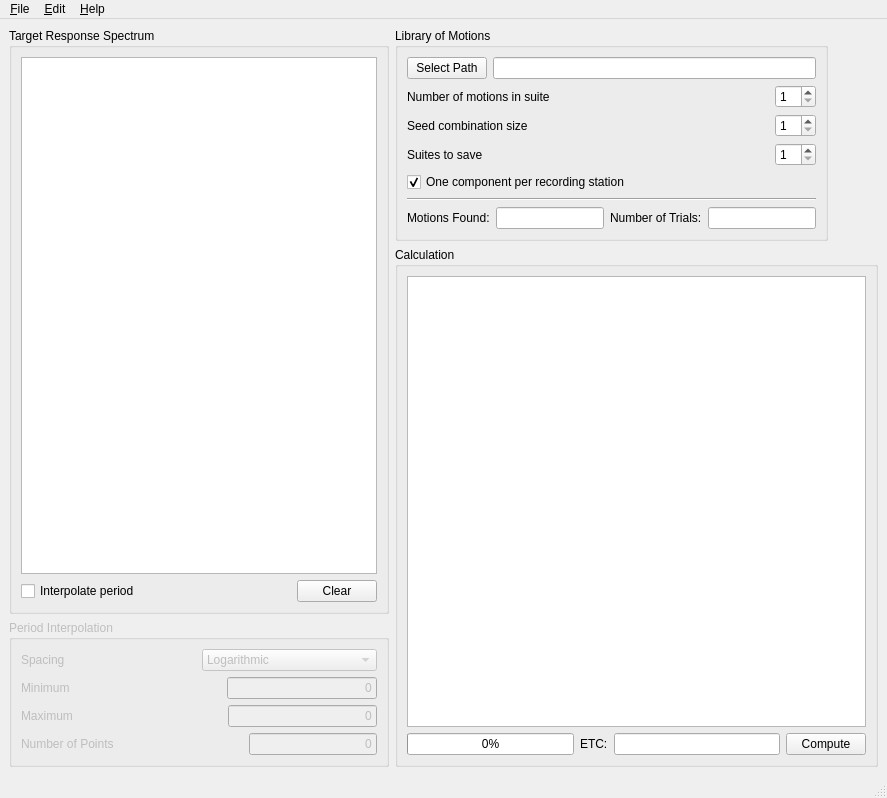
<ui version="4.0" >
 <author>Albert Kottke</author>
 <class>MainWindow</class>
 <widget class="QMainWindow" name="MainWindow" >
  <property name="geometry" >
   <rect>
    <x>0</x>
    <y>0</y>
    <width>887</width>
    <height>798</height>
   </rect>
  </property>
  <property name="windowTitle" >
   <string>UTMS</string>
  </property>
  <property name="windowIcon" >
   <iconset resource="../resources/motionSelector.qrc" >:/images/spectra.svg</iconset>
  </property>
  <widget class="QWidget" name="centralwidget" >
   <layout class="QHBoxLayout" >
    <property name="margin" >
     <number>9</number>
    </property>
    <property name="spacing" >
     <number>6</number>
    </property>
    <item>
     <layout class="QVBoxLayout" >
      <property name="margin" >
       <number>0</number>
      </property>
      <property name="spacing" >
       <number>6</number>
      </property>
      <item>
       <widget class="QGroupBox" name="targetGroupBox" >
        <property name="minimumSize" >
         <size>
          <width>380</width>
          <height>0</height>
         </size>
        </property>
        <property name="maximumSize" >
         <size>
          <width>380</width>
          <height>16777215</height>
         </size>
        </property>
        <property name="title" >
         <string>Target Response Spectrum</string>
        </property>
        <layout class="QVBoxLayout" >
         <property name="margin" >
          <number>9</number>
         </property>
         <property name="spacing" >
          <number>6</number>
         </property>
         <item>
          <widget class="QTableView" name="inputTableView" >
           <property name="focusPolicy" >
            <enum>Qt::ClickFocus</enum>
           </property>
           <property name="layoutDirection" >
            <enum>Qt::LeftToRight</enum>
           </property>
           <property name="editTriggers" >
            <set>QAbstractItemView::AnyKeyPressed|QAbstractItemView::DoubleClicked|QAbstractItemView::EditKeyPressed|QAbstractItemView::NoEditTriggers</set>
           </property>
           <property name="selectionMode" >
            <enum>QAbstractItemView::ExtendedSelection</enum>
           </property>
          </widget>
         </item>
         <item>
          <layout class="QHBoxLayout" >
           <property name="margin" >
            <number>0</number>
           </property>
           <property name="spacing" >
            <number>6</number>
           </property>
           <item>
            <widget class="QCheckBox" name="periodInterpCheckBox" >
             <property name="text" >
              <string>Interpolate period</string>
             </property>
            </widget>
           </item>
           <item>
            <spacer>
             <property name="orientation" >
              <enum>Qt::Horizontal</enum>
             </property>
             <property name="sizeHint" >
              <size>
               <width>40</width>
               <height>20</height>
              </size>
             </property>
            </spacer>
           </item>
           <item>
            <widget class="QPushButton" name="clearTableButton" >
             <property name="focusPolicy" >
              <enum>Qt::NoFocus</enum>
             </property>
             <property name="text" >
              <string>Clear</string>
             </property>
             <property name="icon" >
              <iconset resource="../resources/motionSelector.qrc" >:/images/edit-clear.svg</iconset>
             </property>
             <property name="iconSize" >
              <size>
               <width>16</width>
               <height>16</height>
              </size>
             </property>
            </widget>
           </item>
          </layout>
         </item>
        </layout>
       </widget>
      </item>
      <item>
       <widget class="QGroupBox" name="periodInterpGroupBox" >
        <property name="enabled" >
         <bool>false</bool>
        </property>
        <property name="minimumSize" >
         <size>
          <width>380</width>
          <height>0</height>
         </size>
        </property>
        <property name="maximumSize" >
         <size>
          <width>380</width>
          <height>16777215</height>
         </size>
        </property>
        <property name="title" >
         <string>Period Interpolation</string>
        </property>
        <layout class="QVBoxLayout" >
         <property name="margin" >
          <number>9</number>
         </property>
         <property name="spacing" >
          <number>6</number>
         </property>
         <item>
          <layout class="QHBoxLayout" >
           <property name="margin" >
            <number>0</number>
           </property>
           <property name="spacing" >
            <number>6</number>
           </property>
           <item>
            <widget class="QLabel" name="label" >
             <property name="text" >
              <string>Spacing</string>
             </property>
            </widget>
           </item>
           <item>
            <widget class="QComboBox" name="periodSpacingComboBox" >
             <property name="currentIndex" >
              <number>1</number>
             </property>
             <item>
              <property name="text" >
               <string>Linear</string>
              </property>
             </item>
             <item>
              <property name="text" >
               <string>Logarithmic</string>
              </property>
             </item>
            </widget>
           </item>
          </layout>
         </item>
         <item>
          <layout class="QHBoxLayout" >
           <property name="margin" >
            <number>0</number>
           </property>
           <property name="spacing" >
            <number>6</number>
           </property>
           <item>
            <widget class="QLabel" name="label_2" >
             <property name="text" >
              <string>Minimum</string>
             </property>
             <property name="buddy" >
              <cstring>periodMinLineEdit</cstring>
             </property>
            </widget>
           </item>
           <item>
            <spacer>
             <property name="orientation" >
              <enum>Qt::Horizontal</enum>
             </property>
             <property name="sizeHint" >
              <size>
               <width>40</width>
               <height>20</height>
              </size>
             </property>
            </spacer>
           </item>
           <item>
            <widget class="QLineEdit" name="periodMinLineEdit" >
             <property name="statusTip" >
              <string>Minimum period of interpolation</string>
             </property>
             <property name="text" >
              <string>0</string>
             </property>
             <property name="alignment" >
              <set>Qt::AlignRight</set>
             </property>
            </widget>
           </item>
          </layout>
         </item>
         <item>
          <layout class="QHBoxLayout" >
           <property name="margin" >
            <number>0</number>
           </property>
           <property name="spacing" >
            <number>6</number>
           </property>
           <item>
            <widget class="QLabel" name="label_3" >
             <property name="text" >
              <string>Maximum</string>
             </property>
             <property name="buddy" >
              <cstring>periodMaxLineEdit</cstring>
             </property>
            </widget>
           </item>
           <item>
            <spacer>
             <property name="orientation" >
              <enum>Qt::Horizontal</enum>
             </property>
             <property name="sizeHint" >
              <size>
               <width>40</width>
               <height>20</height>
              </size>
             </property>
            </spacer>
           </item>
           <item>
            <widget class="QLineEdit" name="periodMaxLineEdit" >
             <property name="statusTip" >
              <string>Maximum period of interpolation</string>
             </property>
             <property name="text" >
              <string>0</string>
             </property>
             <property name="alignment" >
              <set>Qt::AlignRight</set>
             </property>
            </widget>
           </item>
          </layout>
         </item>
         <item>
          <layout class="QHBoxLayout" >
           <property name="margin" >
            <number>0</number>
           </property>
           <property name="spacing" >
            <number>6</number>
           </property>
           <item>
            <widget class="QLabel" name="label_4" >
             <property name="text" >
              <string>Number of Points</string>
             </property>
             <property name="buddy" >
              <cstring>periodSizeLineEdit</cstring>
             </property>
            </widget>
           </item>
           <item>
            <spacer>
             <property name="orientation" >
              <enum>Qt::Horizontal</enum>
             </property>
             <property name="sizeHint" >
              <size>
               <width>40</width>
               <height>20</height>
              </size>
             </property>
            </spacer>
           </item>
           <item>
            <widget class="QLineEdit" name="periodSizeLineEdit" >
             <property name="statusTip" >
              <string>Number of interpolation points</string>
             </property>
             <property name="text" >
              <string>0</string>
             </property>
             <property name="alignment" >
              <set>Qt::AlignRight</set>
             </property>
            </widget>
           </item>
          </layout>
         </item>
        </layout>
       </widget>
      </item>
     </layout>
    </item>
    <item>
     <layout class="QVBoxLayout" >
      <property name="margin" >
       <number>0</number>
      </property>
      <property name="spacing" >
       <number>6</number>
      </property>
      <item>
       <layout class="QHBoxLayout" >
        <property name="margin" >
         <number>0</number>
        </property>
        <property name="spacing" >
         <number>6</number>
        </property>
        <item>
         <widget class="QGroupBox" name="libraryGroupBox" >
          <property name="title" >
           <string>Library of Motions</string>
          </property>
          <layout class="QVBoxLayout" >
           <property name="margin" >
            <number>9</number>
           </property>
           <property name="spacing" >
            <number>6</number>
           </property>
           <item>
            <layout class="QHBoxLayout" >
             <property name="margin" >
              <number>0</number>
             </property>
             <property name="spacing" >
              <number>6</number>
             </property>
             <item>
              <widget class="QPushButton" name="setPathButton" >
               <property name="text" >
                <string>Select Path</string>
               </property>
              </widget>
             </item>
             <item>
              <widget class="QLineEdit" name="pathLineEdit" >
               <property name="focusPolicy" >
                <enum>Qt::NoFocus</enum>
               </property>
               <property name="readOnly" >
                <bool>true</bool>
               </property>
              </widget>
             </item>
            </layout>
           </item>
           <item>
            <layout class="QHBoxLayout" >
             <property name="margin" >
              <number>0</number>
             </property>
             <property name="spacing" >
              <number>6</number>
             </property>
             <item>
              <widget class="QLabel" name="label_6" >
               <property name="text" >
                <string>Number of motions in suite</string>
               </property>
               <property name="buddy" >
                <cstring>suiteSize</cstring>
               </property>
              </widget>
             </item>
             <item>
              <spacer>
               <property name="orientation" >
                <enum>Qt::Horizontal</enum>
               </property>
               <property name="sizeHint" >
                <size>
                 <width>40</width>
                 <height>20</height>
                </size>
               </property>
              </spacer>
             </item>
             <item>
              <widget class="QSpinBox" name="suiteSize" >
               <property name="minimum" >
                <number>1</number>
               </property>
               <property name="value" >
                <number>1</number>
               </property>
              </widget>
             </item>
            </layout>
           </item>
           <item>
            <layout class="QHBoxLayout" >
             <property name="margin" >
              <number>0</number>
             </property>
             <property name="spacing" >
              <number>6</number>
             </property>
             <item>
              <widget class="QLabel" name="label_7" >
               <property name="text" >
                <string>Seed combination size</string>
               </property>
               <property name="buddy" >
                <cstring>seedSize</cstring>
               </property>
              </widget>
             </item>
             <item>
              <spacer>
               <property name="orientation" >
                <enum>Qt::Horizontal</enum>
               </property>
               <property name="sizeHint" >
                <size>
                 <width>40</width>
                 <height>20</height>
                </size>
               </property>
              </spacer>
             </item>
             <item>
              <widget class="QSpinBox" name="seedSize" >
               <property name="maximum" >
                <number>12</number>
               </property>
               <property name="minimum" >
                <number>1</number>
               </property>
               <property name="value" >
                <number>1</number>
               </property>
              </widget>
             </item>
            </layout>
           </item>
           <item>
            <layout class="QHBoxLayout" >
             <property name="margin" >
              <number>0</number>
             </property>
             <property name="spacing" >
              <number>6</number>
             </property>
             <item>
              <widget class="QLabel" name="label_8" >
               <property name="text" >
                <string>Suites to save</string>
               </property>
               <property name="buddy" >
                <cstring>suiteCount</cstring>
               </property>
              </widget>
             </item>
             <item>
              <spacer>
               <property name="orientation" >
                <enum>Qt::Horizontal</enum>
               </property>
               <property name="sizeHint" >
                <size>
                 <width>40</width>
                 <height>20</height>
                </size>
               </property>
              </spacer>
             </item>
             <item>
              <widget class="QSpinBox" name="suiteCount" >
               <property name="minimum" >
                <number>1</number>
               </property>
               <property name="value" >
                <number>1</number>
               </property>
              </widget>
             </item>
            </layout>
           </item>
           <item>
            <layout class="QHBoxLayout" >
             <property name="margin" >
              <number>0</number>
             </property>
             <property name="spacing" >
              <number>6</number>
             </property>
             <item>
              <widget class="QCheckBox" name="stationCheckBox" >
               <property name="text" >
                <string>One component per recording station</string>
               </property>
               <property name="checked" >
                <bool>true</bool>
               </property>
              </widget>
             </item>
             <item>
              <spacer>
               <property name="orientation" >
                <enum>Qt::Horizontal</enum>
               </property>
               <property name="sizeHint" >
                <size>
                 <width>40</width>
                 <height>20</height>
                </size>
               </property>
              </spacer>
             </item>
            </layout>
           </item>
           <item>
            <widget class="Line" name="line" >
             <property name="orientation" >
              <enum>Qt::Horizontal</enum>
             </property>
            </widget>
           </item>
           <item>
            <layout class="QHBoxLayout" >
             <property name="margin" >
              <number>0</number>
             </property>
             <property name="spacing" >
              <number>6</number>
             </property>
             <item>
              <widget class="QLabel" name="label_5" >
               <property name="text" >
                <string>Motions Found:</string>
               </property>
              </widget>
             </item>
             <item>
              <widget class="QLineEdit" name="motionCountLineEdit" >
               <property name="focusPolicy" >
                <enum>Qt::NoFocus</enum>
               </property>
               <property name="alignment" >
                <set>Qt::AlignRight</set>
               </property>
               <property name="readOnly" >
                <bool>true</bool>
               </property>
              </widget>
             </item>
             <item>
              <widget class="QLabel" name="label_9" >
               <property name="text" >
                <string>Number of Trials:</string>
               </property>
              </widget>
             </item>
             <item>
              <widget class="QLineEdit" name="trialCountLineEdit" >
               <property name="focusPolicy" >
                <enum>Qt::NoFocus</enum>
               </property>
               <property name="inputMask" >
                <string/>
               </property>
               <property name="alignment" >
                <set>Qt::AlignRight</set>
               </property>
               <property name="readOnly" >
                <bool>true</bool>
               </property>
              </widget>
             </item>
            </layout>
           </item>
          </layout>
         </widget>
        </item>
        <item>
         <spacer>
          <property name="orientation" >
           <enum>Qt::Horizontal</enum>
          </property>
          <property name="sizeHint" >
           <size>
            <width>40</width>
            <height>20</height>
           </size>
          </property>
         </spacer>
        </item>
       </layout>
      </item>
      <item>
       <widget class="QGroupBox" name="m_calcGroupBox" >
        <property name="title" >
         <string>Calculation</string>
        </property>
        <layout class="QVBoxLayout" >
         <property name="margin" >
          <number>9</number>
         </property>
         <property name="spacing" >
          <number>6</number>
         </property>
         <item>
          <widget class="QTextEdit" name="logTextEdit" >
           <property name="focusPolicy" >
            <enum>Qt::NoFocus</enum>
           </property>
           <property name="readOnly" >
            <bool>true</bool>
           </property>
          </widget>
         </item>
         <item>
          <layout class="QHBoxLayout" >
           <property name="margin" >
            <number>0</number>
           </property>
           <property name="spacing" >
            <number>6</number>
           </property>
           <item>
            <widget class="QProgressBar" name="progressBar" >
             <property name="value" >
              <number>0</number>
             </property>
             <property name="orientation" >
              <enum>Qt::Horizontal</enum>
             </property>
             <property name="textDirection" >
              <enum>QProgressBar::TopToBottom</enum>
             </property>
            </widget>
           </item>
           <item>
            <widget class="QLabel" name="label_10" >
             <property name="text" >
              <string>ETC:</string>
             </property>
            </widget>
           </item>
           <item>
            <widget class="QLineEdit" name="etcLineEdit" >
             <property name="focusPolicy" >
              <enum>Qt::NoFocus</enum>
             </property>
             <property name="readOnly" >
              <bool>true</bool>
             </property>
            </widget>
           </item>
           <item>
            <widget class="QPushButton" name="computeButton" >
             <property name="text" >
              <string>Compute</string>
             </property>
            </widget>
           </item>
          </layout>
         </item>
        </layout>
       </widget>
      </item>
     </layout>
    </item>
   </layout>
  </widget>
  <widget class="QMenuBar" name="menubar" >
   <property name="geometry" >
    <rect>
     <x>0</x>
     <y>0</y>
     <width>887</width>
     <height>21</height>
    </rect>
   </property>
   <widget class="QMenu" name="menu_File" >
    <property name="title" >
     <string>&amp;File</string>
    </property>
    <addaction name="actionExit" />
   </widget>
   <widget class="QMenu" name="menu_Edit" >
    <property name="title" >
     <string>&amp;Edit</string>
    </property>
    <addaction name="actionCut" />
    <addaction name="actionCopy" />
    <addaction name="actionPaste" />
   </widget>
   <widget class="QMenu" name="menu_Help" >
    <property name="title" >
     <string>&amp;Help</string>
    </property>
    <addaction name="actionHelp" />
    <addaction name="actionAbout" />
   </widget>
   <addaction name="menu_File" />
   <addaction name="menu_Edit" />
   <addaction name="menu_Help" />
  </widget>
  <widget class="QStatusBar" name="statusbar" />
  <action name="actionCut" >
   <property name="icon" >
    <iconset resource="../resources/motionSelector.qrc" >:/images/edit-cut.svg</iconset>
   </property>
   <property name="text" >
    <string>Cu&amp;t</string>
   </property>
   <property name="shortcut" >
    <string>Ctrl+X</string>
   </property>
   <property name="shortcutContext" >
    <enum>Qt::ApplicationShortcut</enum>
   </property>
  </action>
  <action name="actionCopy" >
   <property name="icon" >
    <iconset resource="../resources/motionSelector.qrc" >:/images/edit-copy.svg</iconset>
   </property>
   <property name="text" >
    <string>&amp;Copy</string>
   </property>
   <property name="shortcut" >
    <string>Ctrl+C</string>
   </property>
   <property name="shortcutContext" >
    <enum>Qt::ApplicationShortcut</enum>
   </property>
  </action>
  <action name="actionPaste" >
   <property name="icon" >
    <iconset resource="../resources/motionSelector.qrc" >:/images/edit-paste.svg</iconset>
   </property>
   <property name="text" >
    <string>&amp;Paste</string>
   </property>
   <property name="shortcut" >
    <string>Ctrl+V</string>
   </property>
   <property name="shortcutContext" >
    <enum>Qt::ApplicationShortcut</enum>
   </property>
  </action>
  <action name="actionHelp" >
   <property name="icon" >
    <iconset resource="../resources/motionSelector.qrc" >:/images/help-browser.svg</iconset>
   </property>
   <property name="text" >
    <string>&amp;Help</string>
   </property>
   <property name="iconText" >
    <string>Help</string>
   </property>
   <property name="toolTip" >
    <string>Help Manual</string>
   </property>
   <property name="shortcut" >
    <string>F1</string>
   </property>
   <property name="shortcutContext" >
    <enum>Qt::ApplicationShortcut</enum>
   </property>
  </action>
  <action name="actionAbout" >
   <property name="text" >
    <string>&amp;About</string>
   </property>
   <property name="shortcutContext" >
    <enum>Qt::ApplicationShortcut</enum>
   </property>
   <property name="menuRole" >
    <enum>QAction::AboutRole</enum>
   </property>
  </action>
  <action name="actionExit" >
   <property name="icon" >
    <iconset resource="../resources/motionSelector.qrc" >:/images/process-stop.svg</iconset>
   </property>
   <property name="text" >
    <string>&amp;Exit</string>
   </property>
   <property name="shortcut" >
    <string>Ctrl+Q</string>
   </property>
   <property name="shortcutContext" >
    <enum>Qt::ApplicationShortcut</enum>
   </property>
   <property name="menuRole" >
    <enum>QAction::QuitRole</enum>
   </property>
  </action>
  <action name="actionClear" >
   <property name="icon" >
    <iconset resource="../resources/motionSelector.qrc" >:/images/edit-clear.svg</iconset>
   </property>
   <property name="text" >
    <string>Clear</string>
   </property>
   <property name="shortcutContext" >
    <enum>Qt::ApplicationShortcut</enum>
   </property>
  </action>
 </widget>
 <tabstops>
  <tabstop>inputTableView</tabstop>
  <tabstop>periodInterpCheckBox</tabstop>
  <tabstop>clearTableButton</tabstop>
  <tabstop>periodSpacingComboBox</tabstop>
  <tabstop>periodMinLineEdit</tabstop>
  <tabstop>periodMaxLineEdit</tabstop>
  <tabstop>periodSizeLineEdit</tabstop>
  <tabstop>setPathButton</tabstop>
  <tabstop>pathLineEdit</tabstop>
  <tabstop>suiteSize</tabstop>
  <tabstop>seedSize</tabstop>
  <tabstop>suiteCount</tabstop>
  <tabstop>stationCheckBox</tabstop>
  <tabstop>motionCountLineEdit</tabstop>
  <tabstop>trialCountLineEdit</tabstop>
  <tabstop>logTextEdit</tabstop>
  <tabstop>etcLineEdit</tabstop>
  <tabstop>computeButton</tabstop>
 </tabstops>
 <resources>
  <include location="../resources/motionSelector.qrc" />
 </resources>
 <connections>
  <connection>
   <sender>periodInterpCheckBox</sender>
   <signal>toggled(bool)</signal>
   <receiver>periodInterpGroupBox</receiver>
   <slot>setEnabled(bool)</slot>
   <hints>
    <hint type="sourcelabel" >
     <x>66</x>
     <y>576</y>
    </hint>
    <hint type="destinationlabel" >
     <x>45</x>
     <y>743</y>
    </hint>
   </hints>
  </connection>
  <connection>
   <sender>actionExit</sender>
   <signal>triggered()</signal>
   <receiver>MainWindow</receiver>
   <slot>close()</slot>
   <hints>
    <hint type="sourcelabel" >
     <x>-1</x>
     <y>-1</y>
    </hint>
    <hint type="destinationlabel" >
     <x>397</x>
     <y>317</y>
    </hint>
   </hints>
  </connection>
 </connections>
</ui>
